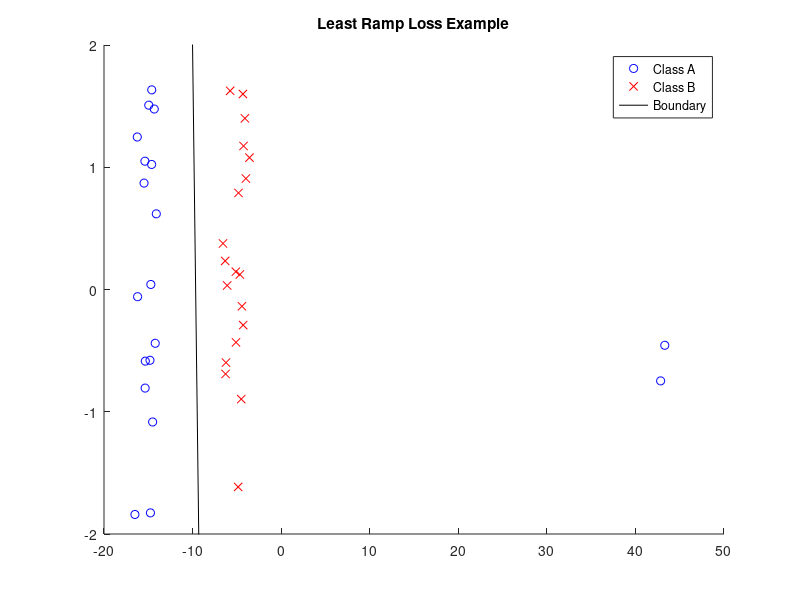

This figure's MATLAB source:
%% Example 8.2 Least Ramp Loss Classification
%
% * *Result in book* : Figure 8.19
% * *Code in book* : Figure 8.20
% * *Output* : |eg08_2.png|
% * *Usage* : |eg08_2(), eg08_2(40)|
%
%% Source Code
function eg08_2(n)
    % init
    rng(0, 'v5uniform'); rng(0, 'v5normal');
    % recommended, use it in future instead of
    % rand('state', 0); randn('state', 0);
    if nargin < 1
        n = 40;
    end

    x = [randn(1, n / 2) - 15, randn(1 , n / 2) - 5; randn(1, n)]';
    y = [ones(n / 2, 1); -ones(n / 2, 1)];

    % outlier
    x(1 : 2, 1) = x(1 : 2, 1) + 60; x(:, 3) = 1;

    % constant
    l = 0.01; e = 0.01; t0 = zeros(3, 1);
    for o = 1 : 1000
        m = (x * t0) .* y;
        v = m + min(1, max(0, 1 - m));
        a = abs(v - m);
        w = ones(size(y));
        w(a > e) = e ./ a(a > e);
        t = (x' * (repmat(w, 1, 3) .* x) + l * eye(3)) \ (x' * (w .* v .* y));
        if norm(t - t0) < 0.001, break, end
        t0 = t;
    end

    figure('Name', 'Least Ramp Loss Example'); clf; hold on;
    z = [-20 50];
    axis([z -2 2]);
    plot(x(y == 1, 1), x(y == 1, 2), 'bo');
    plot(x(y == -1, 1), x(y == -1, 2), 'rx');
    plot(z, -(t(3) + z * t(1)) / t(2), 'k-');
    legend('Class A', 'Class B', 'Boundary');
    title('Least Ramp Loss Example');
    saveas(gcf, 'eg08_2', 'png');
end
